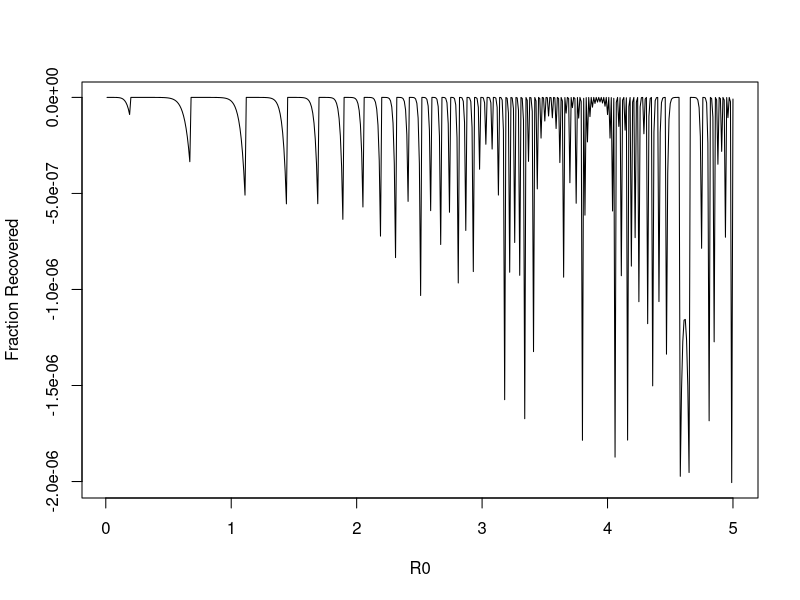
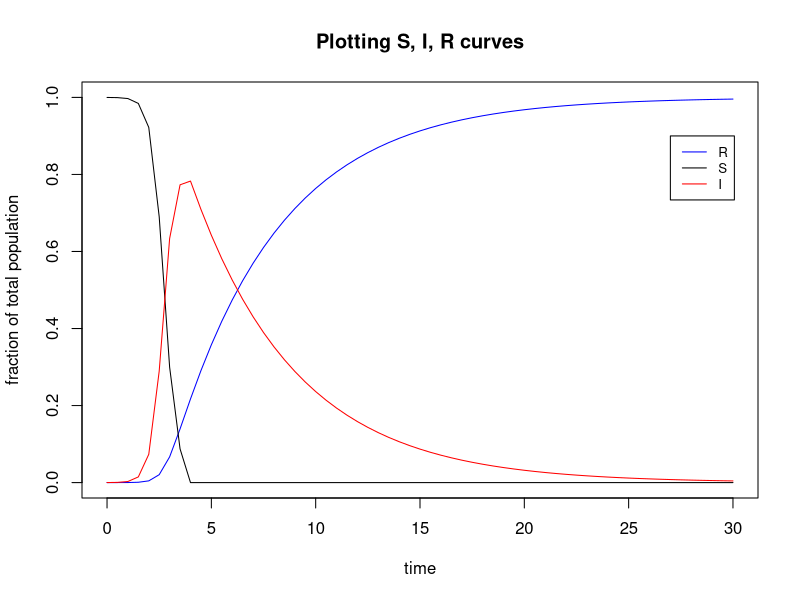
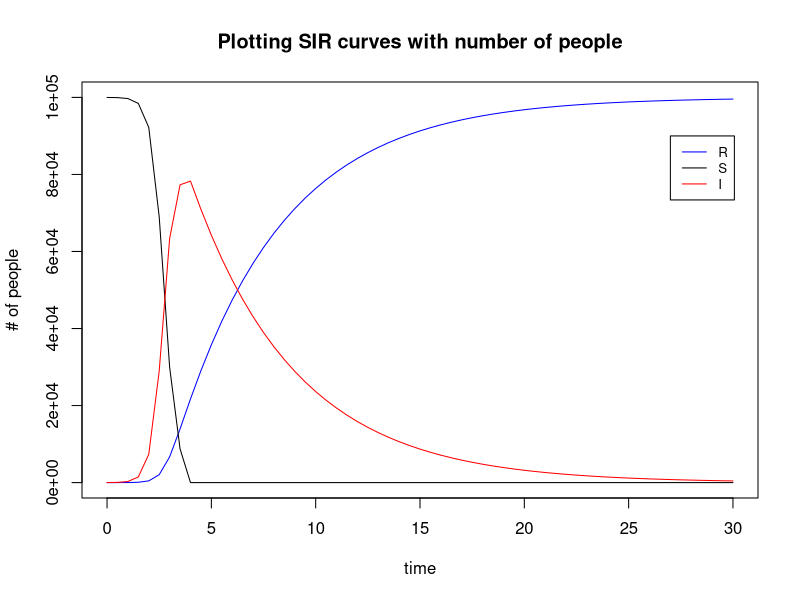
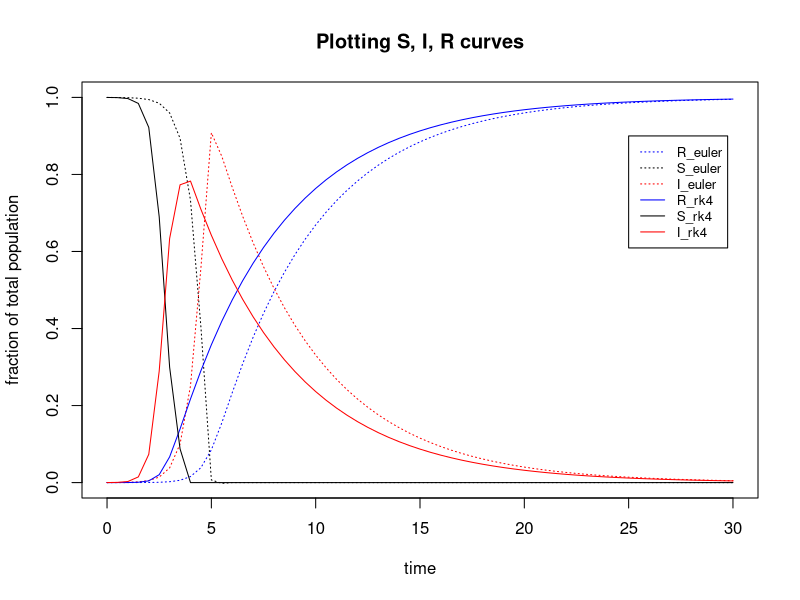

Write R code to recreate these figures, in order.
## ---- chunk 1
knitr::opts_chunk$set(fig.width=9, fig.height=9,
                      error=TRUE, echo=TRUE, eval=TRUE, warning=FALSE, message=FALSE)
## ---- chunk 2
## This is for SIR model
Funct<-function(x,R0){
	return(1-exp(-R0*x))
}
DeriFunct<-function(x,R0){
	return(R0*exp(-R0*x))
}

## Prototype example of the method
xn<-1000000 # a very large number
xnp1<-1 # a guesstimate of the root
Eps<-10^(-3) # tolerance
R0 <- 0.5
print(abs(xn-xnp1)>Eps)
while(abs(xn-xnp1)>Eps){
	xn<-xnp1
	xnp1<-xn-Funct(xn,R0)/DeriFunct(xn,R0)
	print(abs(xn-xnp1)>Eps)
	print(xnp1)
}


## Implementation to plot fraction recovered
RInf<-function(R0,Funct,DeriFunct){
	xn<-1000000 # a very large number
	xnp1<-1 # a guesstimate of the root
	Eps<-10^{-3} # tolerance
	# RO <- 0.5
	while(abs(xn-xnp1) > Eps){
		xn<-xnp1
		xnp1<-xn - (Funct(xn,R0)/DeriFunct(xn,R0))
		# printing output
	# 	print(paste0('abs(xn-xnp1) ',abs(xn-xnp1)))
	# 	print(paste0('T or F is ',abs(xn-xnp1) > Eps))
	# 	print(paste0('xn is ',xn))
	#   print(paste0('xnp1 is ',xnp1))
	}
	return(xnp1)
}

R0s<-seq(0.01,5,length.out=500)
RecFracs<-rep(0,500)
for (i in 1:length(R0s)){
  # print(i)
  # print(paste0('RO is ',R0s[i]))
  RecFracs[i]<-RInf(R0s[i],Funct,DeriFunct)
}
plot(RecFracs~R0s,t="l",xlab="R0",ylab="Fraction Recovered")
abline(h=1,col="red")


## ---- chunk 3
library(deSolve)
library(dplyr)

## the derivative of the logistic
SIR_R<-function(t, state, parameters) { 
  X <- state[1] ## the first element is the density of X at time t
  r <- parameters[1] ## the first parameter is the recovery rate
  R0 <- parameters[2] ## R0
  S0 <- parameters[3] ## S0
  dR<- r*(1- S0*exp(-R0*X) - X)
  return(list(dR)) ## for some reason, you have to return a list
}

SIR_S<-function(t, state, parameters) { 
  X <- state[1] ## the first element is the density of X at time t
  r <- parameters[1] ## the first parameter is the recovery rate
  R0 <- parameters[2] ## R0
  S0 <- parameters[3] ## S0
  dS<- -r*R0*X*(1-X-(1/R0)*(log(S0)-log(X)))
  return(list(dS)) ## for some reason, you have to return a list
}

t  <- seq(0,30,0.5)
r <- 0.2; R0 <- 18; S0 <- 0.9999;
parameters <- c(r = r, R0 = R0, S0 = S0)
x <- c(R = 0)
y <- c(S = 0.9999)

## reasonable numerical solution with rk4 (Runge-Kutta 4th-order ODE solver)
out_R <- as.data.frame(rk4(x, t, SIR_R, parameters))
out_S <- as.data.frame(rk4(y, t, SIR_S, parameters)) ; out_S$S[is.nan(out_S$S)]<-0  # replace NaN with 0
out_I <- left_join(out_R,out_S, by=c('time'='time')) %>% mutate(I=1-R-S)
#

# plot SIR graphs (time step is adjusted to 0.5)
# plot R
plot(out_R$t, out_R$R, type='l', col = "blue", cex = 0.5,  ylim=c(0,1), xlab='time', ylab='fraction of total population', main = 'Plotting S, I, R curves')
# plot S
points(out_S$t, out_S$S, type='l', col = "black", cex = 0.5)
# plot I
points(out_I$t, out_I$I, type='l', col = "red", cex = 0.5)
# legend
legend(27,0.9,legend=c("R", "S","I"),
       col=c("blue", "black",'red'), lty=1, cex=0.8)
  
## ---- chunk 4
## multiplying number of total population
N <- 100000
out_SIR <- left_join(out_R,out_S, by=c('time'='time')) %>% mutate(I=1-R-S) %>% 
  mutate(n_R=R*N) %>% mutate(n_S=S*N) %>% mutate(n_I=I*N)

# plot SIR graphs (time step is adjusted to 0.5)
# plot R
plot(out_SIR$t, out_SIR$n_R, type='l', col = "blue", cex = 0.5, ylim=c(0,N), xlab='time', ylab='# of people', main = 'Plotting SIR curves with number of people')
# plot S
points(out_SIR$t, out_SIR$n_S, type='l', col = "black", cex = 0.5)
# plot I
points(out_SIR$t, out_SIR$n_I, type='l', col = "red", cex = 0.5)
# legend
legend(27,N-10000,legend=c("R", "S","I"),
       col=c("blue", "black",'red'), lty=1, cex=0.8)

# people recovered in day 5 and 10
out_SIR %>% filter(time %in% c(5,10)) %>% select(time,n_R)
## ---- chunk 5

## reasonable numerical solution with euler
eu_R <- as.data.frame(euler(x, t, SIR_R, parameters))
eu_S <- as.data.frame(euler(y, t, SIR_S, parameters)) ; eu_S$S[is.nan(eu_S$S)]<-0  # replace NaN with 0
eu_I <- left_join(eu_R,eu_S, by=c('time'='time')) %>% mutate(I=1-R-S)

# plot SIR graphs (time step is adjusted to 0.5)
# plot R
plot(eu_R$t, eu_R$R, type='l', lty=3, col = "blue", cex = 0.5,  ylim=c(0,1), xlab='time', ylab='fraction of total population', main = 'Plotting S, I, R curves')
# plot S
points(eu_S$t, eu_S$S, type='l',lty=3, col = "black", cex = 0.5)
# plot I
points(eu_I$t, eu_I$I, type='l',lty=3, col = "red", cex = 0.5)

# Rk4 original plot
# plot R
points(out_R$t, out_R$R, type='l', col = "blue", cex = 0.5)
# plot S
points(out_S$t, out_S$S, type='l', col = "black", cex = 0.5)
# plot I
points(out_I$t, out_I$I, type='l', col = "red", cex = 0.5)
# legend
legend(25,0.9,legend=c("R_euler", "S_euler","I_euler","R_rk4", "S_rk4","I_rk4" ),
       col=c("blue", "black",'red'), lty=c(3,3,3, 1,1,1), cex=0.8)
